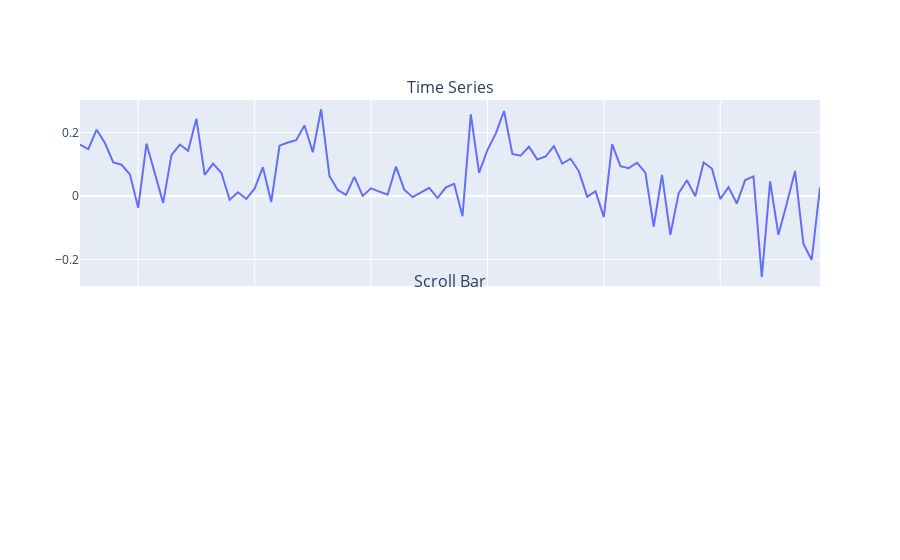

This figure's notebook cell:
### Code cell
fig.update_xaxes(
    rangeslider=dict(visible=True),
    rangeselector=dict(
        buttons=list([
            dict(count=7, label="1w", step="day", stepmode="backward"),
            dict(count=1, label="1m", step="month", stepmode="backward"),
            dict(count=3, label="3m", step="month", stepmode="todate"),
            dict(step="all")
        ])
    ),
    row=2, col=1
)

# Show the figure
fig.show()
